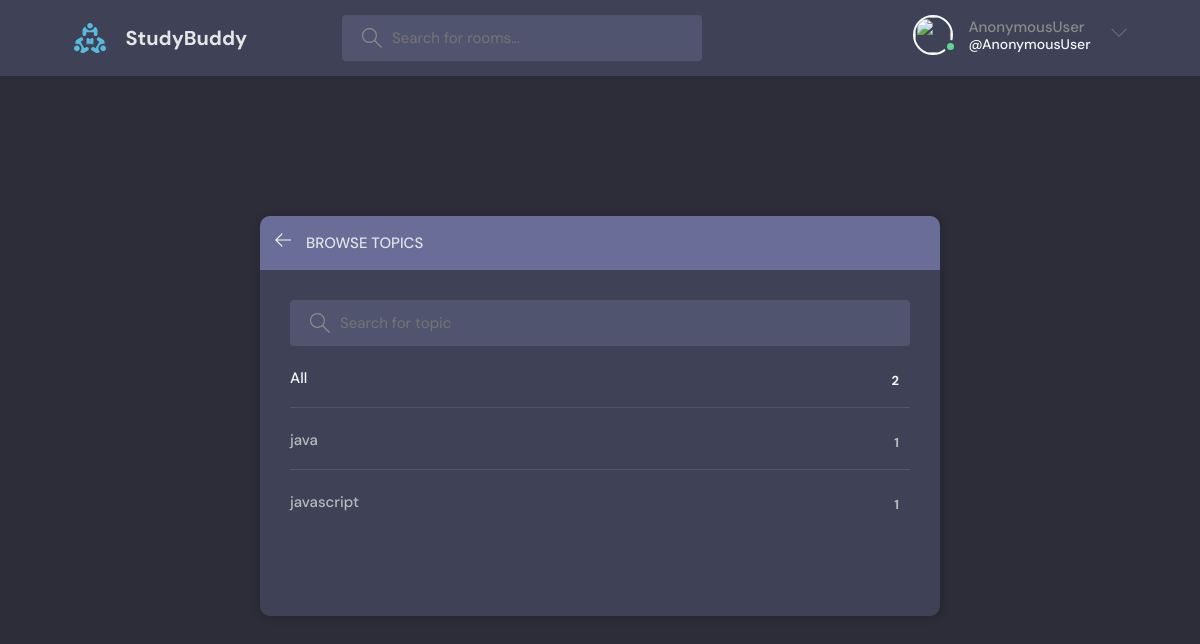
The app's page /topic/, older data.
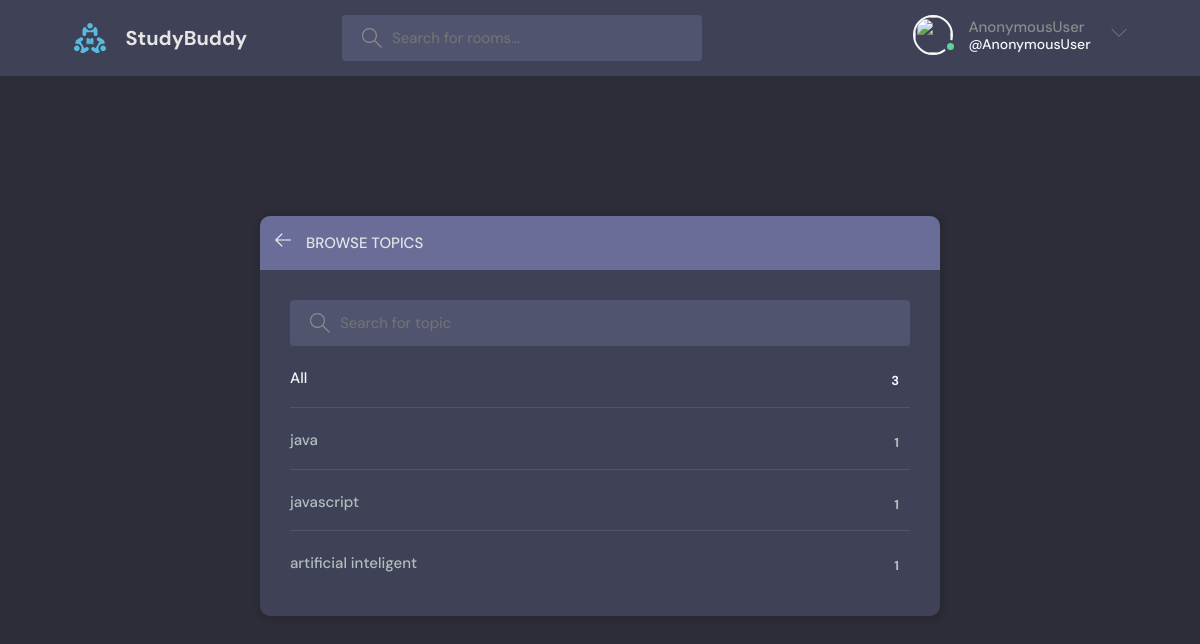
The same page, newer data.
### user/models.py (models this page shows, shortened)
class Topic (models.Model):
    name=models.CharField(max_length=200)

### user/views.py (the view)
# urls.py: path('topic/',views.topicPage, name='topic'),
def topicPage(request):
    q=request.GET.get('q') if request.GET.get('q') != None else ''
    topics=Topic.objects.filter(name__icontains=q) # filter topic through name
    return render(request, 'base/topics.html',{'topics':topics})

### templates/base/topics.html (shortened to what this page needs)
{% extends 'base/main.html' %}
{% block content %}
    <main class="create-room layout">
      <div class="container">
        <div class="layout__box">
          <div class="layout__boxHeader">
            <div class="layout__boxTitle">
              <a href="{% url 'home'%}">
                <svg version="1.1" xmlns="http://www.w3.org/2000/svg" width="32" height="32" viewBox="0 0 32 32">
                  <title>arrow-left</title>
                  <path
                    d="M13.723 2.286l-13.723 13.714 13.719 13.714 1.616-1.611-10.96-10.96h27.625v-2.286h-27.625l10.965-10.965-1.616-1.607z"
                  ></path>
                </svg>
              </a>
              <h3>Browse Topics</h3>
            </div>
          </div>
          <div class="topics-page layout__body">
            <form class="header__search" action='' method='GET'>
              <label>
                <input name='q' placeholder="Search for topic" />
              </label>
            </form>
            <ul class="topics__list">
              <li>
                <a href="{% url 'home' %}" class="active">All <span>{{topics.count}}</span></a>
              </li>
              {% for topic in topics%}
              <li>
                <a href="{% url 'home' %}?q={{topic.name}}">{{topic.name}} <span>{{topic.room_set.all.count}}</span></a>
              </li>
              {% endfor %}
            </ul>
          </div>
        </div>
      </div>
    </main>
{% endblock content%}

Row changes from the older to the newer data that the page shows:
added Topic: name "artificial inteligent", room_set.all.count "1"
Text that changed along with them:
{{ topics.count }}: "2" → "3"
